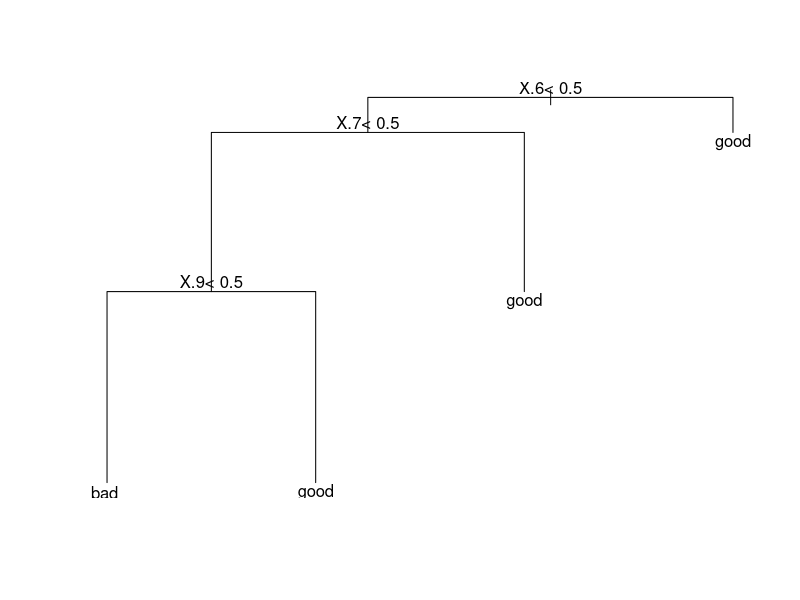

Reproduce this figure in R.
stg_bin = read.csv("strange_binary.csv")

library(rpart)
dt = rpart(c~.,stg_bin,method="class",maxdepth=3)
plot(dt)
text(dt)
printcp(dt)

prd = predict(dt, stg_bin)
c = ifelse(stg_bin$c == 'good' , 0 , 1)

prd = as.data.frame(prd[,1])
sum(round(prd, digits = 0) == c)